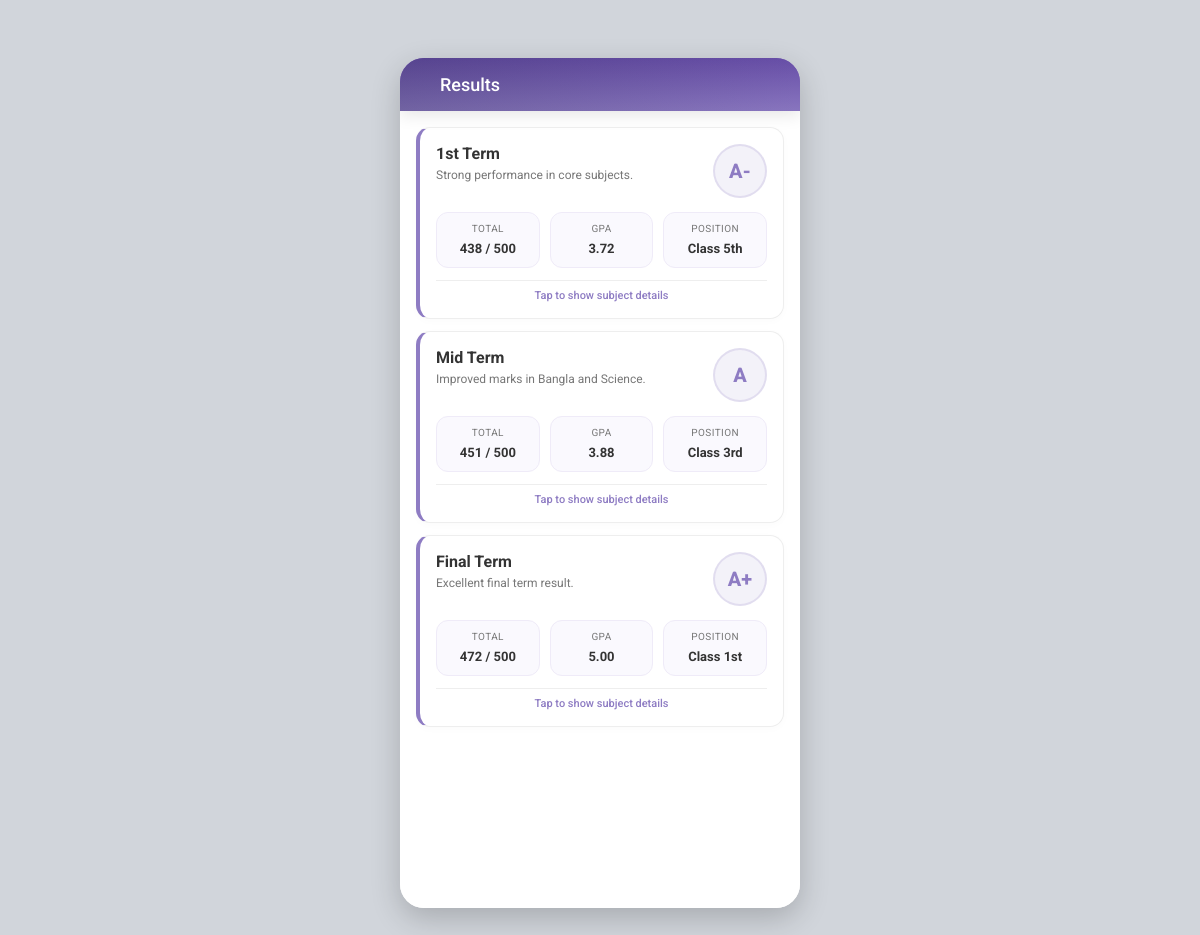
The page /index.php?controller=student&action=results (signed in) on the database its author committed.
### tables this page shows
CREATE TABLE term_results (
            id INTEGER PRIMARY KEY AUTOINCREMENT,
            student_id INTEGER NOT NULL REFERENCES students(id) ON DELETE CASCADE,
            term TEXT NOT NULL,
            grade TEXT,
            total TEXT,
            gpa REAL,
            position TEXT,
            note TEXT
        );

### core/Controller.php (called while the page is built)
<?php
class Controller {
    public function render($view, $data = []) {
        extract($data);
        include 'views/layouts/header.php';
        include 'views/' . $view . '.php';
        include 'views/layouts/footer.php';
    }
}

### controllers/StudentController.php (called while the page is built, shortened)
<?php
class StudentController extends Controller {
    public function results() {
        $data = [
            'results' => StudentModel::getResults()
        ];
        $this->render('student/results', $data);
    }
}

### models/StudentModel.php (called while the page is built, shortened)
<?php
class StudentModel extends Model {
    public static function getResults() {
        $db = self::getDB();
        $studentId = isset($_SESSION['student_db_id']) ? $_SESSION['student_db_id'] : 1;
        if ($db) {
            $stmtTerms = $db->prepare("SELECT * FROM term_results WHERE student_id = :student_id");
            $stmtTerms->execute(['student_id' => $studentId]);
            $terms = $stmtTerms->fetchAll(PDO::FETCH_ASSOC);
            $resultsList = [];
            foreach ($terms as $term) {
                $stmtSubjects = $db->prepare("SELECT subject_name as name, marks, gpa, grade FROM subject_results WHERE term_result_id = :term_result_id");
                $stmtSubjects->execute(['term_result_id' => $term['id']]);
                $subjects = $stmtSubjects->fetchAll(PDO::FETCH_ASSOC);
                $resultsList[] = [
                    'term' => $term['term'],
                    'grade' => $term['grade'],
                    'total' => $term['total'],
                    'gpa' => (string)number_format($term['gpa'], 2),
                    'position' => $term['position'],
                    'note' => $term['note'],
                    'subjects' => $subjects
                ];
            }
            return ['terms' => $resultsList];
        }
        return ['terms' => []];
    }
}

### views/student/results.php (the view, shortened to what this page needs)
<div id="resultView" class="view active">
    <div class="result-container">
        <div id="termResultsContainer">
            <?php foreach ($results['terms'] as $term): ?>
                <div class="term-result-card" onclick="toggleResultBreakdown(this)">
                    <div class="term-result-header">
                        <div>
                            <div class="term-result-term"><?php echo htmlspecialchars($term['term']); ?></div>
                            <div class="term-result-note"><?php echo htmlspecialchars($term['note']); ?></div>
                        </div>
                        <div class="term-result-grade"><?php echo htmlspecialchars($term['grade']); ?></div>
                    </div>
                    <div class="term-result-grid">
                        <div>
                            <span>Total</span>
                            <strong><?php echo htmlspecialchars($term['total']); ?></strong>
                        </div>
                        <div>
                            <span>GPA</span>
                            <strong><?php echo htmlspecialchars($term['gpa']); ?></strong>
                        </div>
                        <div>
                            <span>Position</span>
                            <strong><?php echo htmlspecialchars($term['position']); ?></strong>
                        </div>
                    </div>
                    <div class="term-result-toggle-hint">Tap to show subject details</div>
                </div>
            <?php endforeach; ?>
        </div>
    </div>
</div>

### assets/css/style.css (style rules this page uses)
:root { --brand-color: #8E7CC3; --brand-dark: #674EA7; --bg-color: #f7f7f7; --white: #ffffff; --text-main: #333333; --text-light: #777777; --border-color: #eeeeee; --success: #2ecc71; --error: #e74c3c; --warning: #f39c12; --info: #3498db; --space-xs: 4px; --space-sm: 8px; --space-md: 16px; --space-lg: 24px; --space-xl: 32px; }
* { margin: 0; padding: 0; box-sizing: border-box; -webkit-tap-highlight-color: transparent; font-family: 'Roboto', sans-serif; }
html, body { height: 100%; }
body { background-color: #d1d5db; display: flex; justify-content: center; align-items: center; min-height: 100vh; }
.view { display: none; animation: fadeIn 0.3s ease; }
.view.active { display: block; }
.result-container { padding: 16px; }
.term-result-card { background: var(--white); border: 1px solid var(--border-color); border-left: 4px solid var(--brand-color); border-radius: 14px; padding: 16px; margin-bottom: 12px; box-shadow: 0 2px 8px rgba(0,0,0,0.02); }
.term-result-header { display: flex; justify-content: space-between; align-items: flex-start; gap: 12px; margin-bottom: 14px; }
.term-result-term { font-size: 16px; font-weight: 700; color: var(--text-main); }
.term-result-note { margin-top: 4px; font-size: 12px; color: var(--text-light); line-height: 1.4; }
.term-result-grade { min-width: 54px; height: 54px; border-radius: 50%; background: rgba(142,124,195,0.1); color: var(--brand-color); border: 2px solid rgba(142,124,195,0.18); display: flex; align-items: center; justify-content: center; font-size: 20px; font-weight: 800; }
.term-result-grid { display: grid; grid-template-columns: repeat(3, 1fr); gap: 10px; }
.term-result-grid div { background: #faf9fe; border: 1px solid #efebf8; border-radius: 12px; padding: 10px 8px; text-align: center; }
.term-result-grid span { display: block; font-size: 10px; color: var(--text-light); margin-bottom: 4px; text-transform: uppercase; letter-spacing: 0.04em; }
.term-result-grid strong { font-size: 13px; color: var(--text-main); }
.term-result-card { cursor: pointer; }
.term-result-toggle-hint { text-align: center; font-size: 11px; color: var(--brand-color); margin-top: 12px; font-weight: 500; cursor: pointer; border-top: 1px solid var(--border-color); padding-top: 8px; }

### rows shown on the page
term_results: term "1st Term", note "Strong performance in core subjects.", grade "A-", total "438 / 500", gpa "3.72", position "Class 5th"
term_results: term "Mid Term", note "Improved marks in Bangla and Science.", grade "A", total "451 / 500", gpa "3.88", position "Class 3rd"
term_results: term "Final Term", note "Excellent final term result.", grade "A+", total "472 / 500", gpa "5.00", position "Class 1st"

### other values the page prints
$title "Results"
